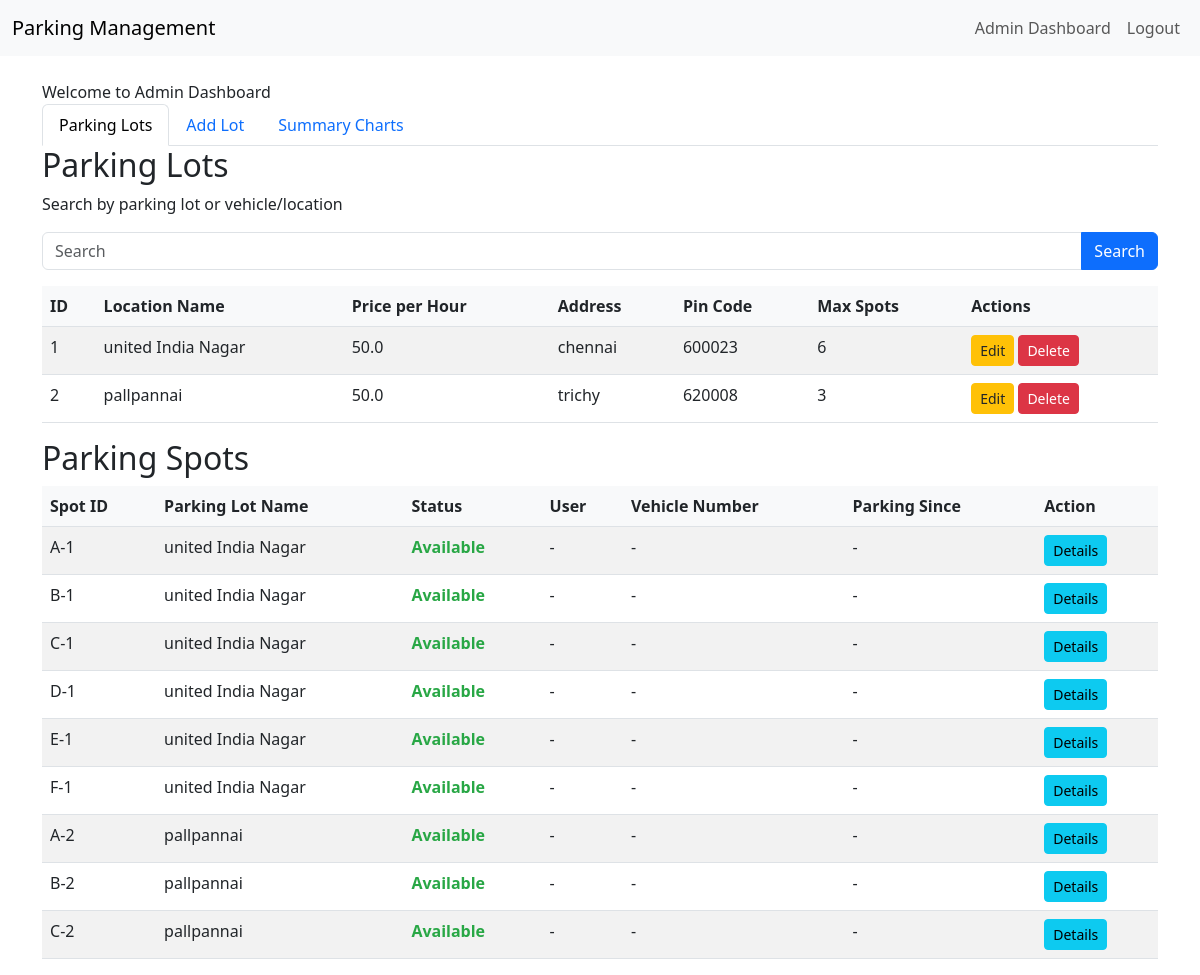
/admin/search (signed in), run on an earlier commit of the app's database.
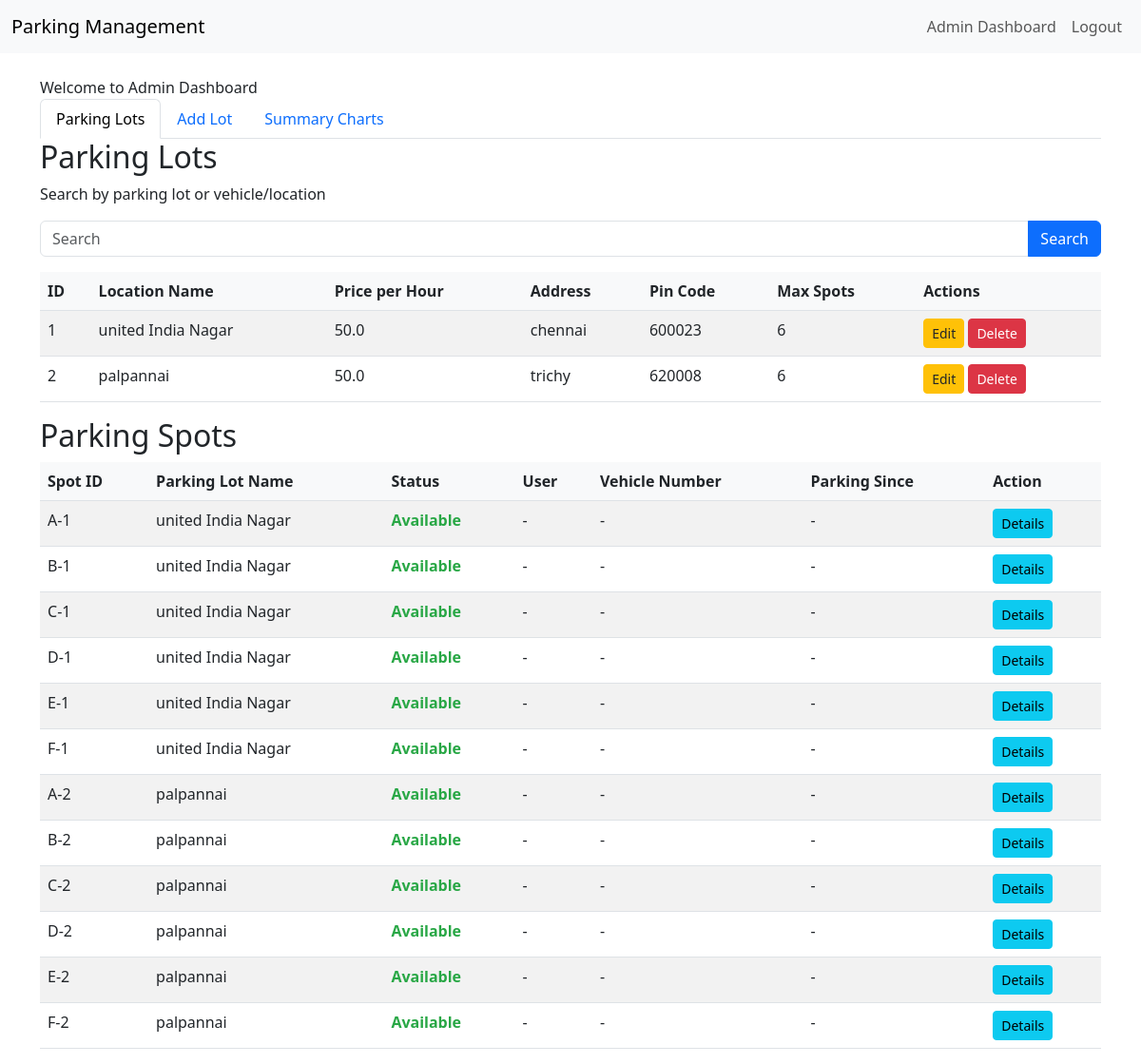
And on a later commit of the database.
### models.py (models this page shows)
class ParkingLot(db.Model):
    id = db.Column(db.Integer, primary_key=True)
    prime_location_name = db.Column(db.String(100), nullable=False)
    price = db.Column(db.Float, nullable=False)
    address = db.Column(db.String(200), nullable=False)
    pin_code = db.Column(db.String(10), nullable=False)
    maximum_number_of_spots = db.Column(db.Integer, nullable=False)

class ParkingSpot(db.Model):
    id = db.Column(db.Integer, primary_key=True)
    lot_id = db.Column(db.Integer, db.ForeignKey('parking_lot.id'), nullable=False)
    status = db.Column(db.String(1), nullable=False, default='A')

### app.py (the view)
@app.route('/admin/search', methods=['GET'])
def search_lots():
    user = get_current_user()
    if not user or user.role != 'admin':
        flash('Admin access required.', 'danger')
        return redirect(url_for('login'))
    query = request.args.get('query', '')
    lots = ParkingLot.query.filter(ParkingLot.prime_location_name.ilike(f'%{query}%')).all()
    spots = ParkingSpot.query.join(ParkingLot).filter(ParkingLot.prime_location_name.ilike(f'%{query}%')).all()
    active_reservations = Reservation.query.filter_by(leaving_timestamp=None).all()
    reservation_dict = {res.spot_id: res for res in active_reservations}
    lot_dict = {lot.id: lot for lot in lots}
    users = User.query.all()
    user_dict = {user.id: user for user in users}
    spots_with_details = []
    for spot in spots:
        reservation = reservation_dict.get(spot.id)
        user = user_dict.get(reservation.user_id) if reservation else None
        spots_with_details.append({
            'spot': spot,
            'lot': lot_dict.get(spot.lot_id),
            'reservation': reservation,
            'user': user
        })
    total_lots = len(lots)
    total_spots = len(spots)
    occupied_spots = len([spot for spot in spots if spot.status == 'O'])
    available_spots = total_spots - occupied_spots
    total_reservations = len(active_reservations)
    return render_template('admin_dashboard.html', lots=lots, spots_with_details=spots_with_details, total_lots=total_lots, total_spots=total_spots, occupied_spots=occupied_spots, available_spots=available_spots, total_reservations=total_reservations)

### app.py (called while the page is built)
def chr_filter(value):
    return chr(value)

def get_current_user():
    if 'user_id' in session:
        user = User.query.get(session['user_id'])
        print(f"Current user: {user.username if user else 'None'}")
        return user
    print("No user_id in session")
    return None

@app.context_processor
def utility_processor():
    return dict(get_current_user=get_current_user)

### templates/admin_dashboard.html (shortened to what the changed rows need)
{% extends "base.html" %}
{% block content %}
{% if not request.args.get('tab') or request.args.get('tab') == 'lots' %}
    <h2>Parking Lots</h2>
    <table class="table table-striped">
        <thead>
            <tr>
                <th>ID</th>
                <th>Location Name</th>
                <th>Price per Hour</th>
                <th>Address</th>
                <th>Pin Code</th>
                <th>Max Spots</th>
                <th>Actions</th>
            </tr>
        </thead>
        <tbody>
            {% for lot in lots %}
                <tr>
                    <td>{{ lot.id }}</td>
                    <td>{{ lot.prime_location_name }}</td>
                    <td>{{ lot.price }}</td>
                    <td>{{ lot.address }}</td>
                    <td>{{ lot.pin_code }}</td>
                    <td>{{ lot.maximum_number_of_spots }}</td>
                    <td>
                        <a href="{{ url_for('edit_lot', lot_id=lot.id) }}" class="btn btn-sm edit-btn">Edit</a>
                        <form action="{{ url_for('delete_lot', lot_id=lot.id) }}" method="POST" style="display:inline;">
                            <button type="submit" class="btn btn-sm delete-btn" onclick="return confirm('Are you sure you want to delete this lot?')">Delete</button>
                        </form>
                    </td>
                </tr>
            {% endfor %}
        </tbody>
    </table>
    <h2>Parking Spots</h2>
    <table class="table table-striped">
        <thead>
            <tr>
                <th>Spot ID</th>
                <th>Parking Lot Name</th>
                <th>Status</th>
                <th>User</th>
                <th>Vehicle Number</th>
                <th>Parking Since</th>
                <th>Action</th>
            </tr>
        </thead>
        <tbody>
            {% set grouped_spots = spots_with_details|groupby('spot.lot_id') %}
            {% for lot_id, lot_spots in grouped_spots %}
                {% for item in lot_spots|sort(attribute='spot.id') %}
                    {% set position = loop.index %}
                    {% set letter = (position + 64)|chr %}
                    <tr>
                        <td>{{ letter }}-{{ item.spot.lot_id }}</td>
                        <td>{{ item.lot.prime_location_name if item.lot else 'Unknown Lot' }}</td>
                        <td>
                            {% if item.spot.status == 'O' %}
                                <span class="occupied">Occupied</span>
                            {% else %}
                                <span class="available">Available</span>
                            {% endif %}
                        </td>
                        <td>{{ item.user.username if item.user else '-' }}</td>
                        <td>{{ item.reservation.vehicle_number if item.reservation else '-' }}</td>
                        <td>{{ item.reservation.parking_timestamp.strftime('%Y-%m-%d %H:%M:%S') if item.reservation else '-' }}</td>
                        <td>
                            <a href="{{ url_for('view_spot', spot_id=item.spot.id) }}" class="btn btn-sm btn-info">Details</a>
                        </td>
                    </tr>
                {% endfor %}
            {% endfor %}
        </tbody>
    </table>
{% endif %}
{% endblock %}

What changed in the data, as far as the page shows it:
changed ParkingLot "trichy": prime_location_name "pallpannai" → "palpannai"; maximum_number_of_spots "3" → "6"
changed ParkingSpot (number 4 of 12 on the later page): lot_id 2 → 1 (drawn)
added ParkingSpot: spot.lot_id "2"
added ParkingSpot: spot.lot_id "2"
added ParkingSpot: spot.lot_id "2"
Also different on the page:
list line gone: "A - Available - - - Details B - Available - - - Details C - Available - - - Details"
new list line: "A - Available - - - Details B - Available - - - Details C - Available - - - Details D - Available - - - Details E - Available - - - Details F - Available - - - Details"
new list line: "2"
list line gone: "pallpannai pallpannai pallpannai"
new list line: "palpannai palpannai palpannai palpannai palpannai palpannai"
list line gone: "2"
